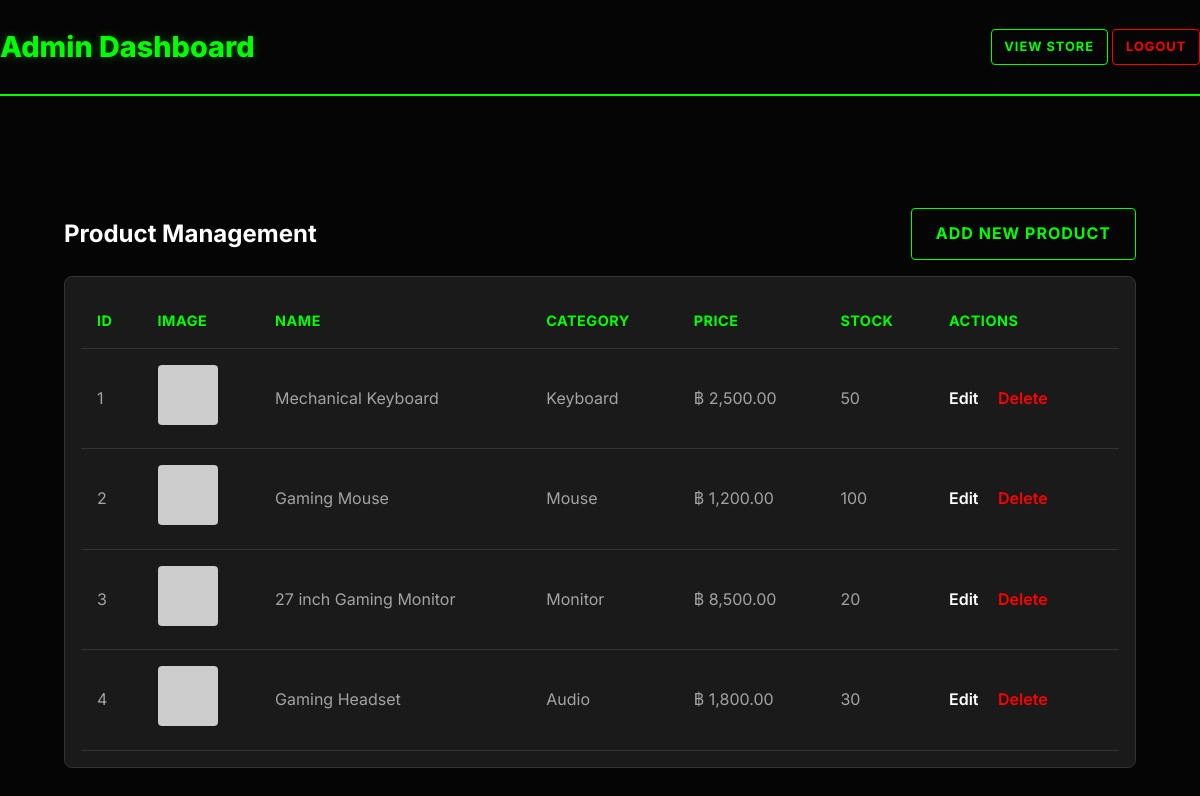
Page /admin_dashboard.php (signed in) on the committed database.
### tables this page shows
CREATE TABLE IF NOT EXISTS products (
    id INT AUTO_INCREMENT PRIMARY KEY,
    name VARCHAR(255) NOT NULL,
    category VARCHAR(100) NOT NULL,
    price DECIMAL(10, 2) NOT NULL,
    stock INT NOT NULL DEFAULT 0,
    image_url VARCHAR(255),
    created_at TIMESTAMP DEFAULT CURRENT_TIMESTAMP
);

### admin_dashboard.php (the view, shortened to what this page needs)
<?php
require_once 'db.php';
try {
    $stmt = $pdo->query("SELECT * FROM products ORDER BY created_at DESC");
    $products = $stmt->fetchAll();
} catch (PDOException $e) {
    die("Error fetching products: " . $e->getMessage());
}
?>
<!DOCTYPE html>
<html lang="en">
<head>
    <link rel="stylesheet" href="style.css">
    <link rel="stylesheet" href="style.css">
</head>
<body>
    <header>
        <div class="logo">
            <h1>Admin Dashboard</h1>
        </div>
        <nav>
            <a href="index.php" class="btn btn-sm">View Store</a>
            <a href="logout.php" class="btn btn-danger btn-sm">Logout</a>
        </nav>
    </header>
    <div class="container">
        <div class="container">
            <div class="flex-between mb-4">
                <h2>Product Management</h2>
                <a href="add_product.php" class="btn">Add New Product</a>
            </div>
            <div class="table-container">
                <table>
                    <thead>
                        <tr>
                            <th>ID</th>
                            <th>Image</th>
                            <th>Name</th>
                            <th>Category</th>
                            <th>Price</th>
                            <th>Stock</th>
                            <th>Actions</th>
                        </tr>
                    </thead>
                    <tbody>
                        <?php if (count($products) > 0): ?>
                            <?php foreach ($products as $product): ?>
                                <tr>
                                    <td>
                                        <?php echo $product['id']; ?>
                                    </td>
                                    <td>
                                        <?php if ($product['image_url']): ?>
                                            <img src="<?php echo htmlspecialchars($product['image_url']); ?>" alt="Product"
                                                class="product-thumb">
                                        <?php else: ?>
                                            <span>No Img</span>
                                        <?php endif; ?>
                                    </td>
                                    <td>
                                        <?php echo htmlspecialchars($product['name']); ?>
                                    </td>
                                    <td>
                                        <?php echo htmlspecialchars($product['category']); ?>
                                    </td>
                                    <td>฿
                                        <?php echo number_format($product['price'], 2); ?>
                                    </td>
                                    <td>
                                        <?php echo $product['stock']; ?>
                                    </td>
                                    <td class="action-links">
                                        <a href="edit_product.php?id=<?php echo $product['id']; ?>" class="edit-link">Edit</a>
                                        <a href="delete_product.php?id=<?php echo $product['id']; ?>" class="delete-link"
                                            onclick="return confirm('Are you sure you want to delete this product?');">Delete</a>
                                    </td>
                                </tr>
                            <?php endforeach; ?>
                        <?php else: ?>
                            <tr>
                                <td colspan="7" class="text-center">No products found.</td>
                            </tr>
                        <?php endif; ?>
                    </tbody>
                </table>
            </div>
        </div>
</body>
</html>

### style.css (style rules this page uses)
:root { --bg-primary: #050505; --bg-secondary: #121212; --text-primary: #ffffff; --text-secondary: #a3a3a3; --accent-primary: #00ff00; --accent-secondary: #cc0000; --accent-hover: #33ff33; --danger: #ff0000; --success: #00ff00; --card-bg: #1a1a1a; --border-color: #333333; --input-bg: #262626; }
* { box-sizing: border-box; margin: 0; padding: 0; }
body { font-family: 'Inter', system-ui, -apple-system, sans-serif; background-color: var(--bg-primary); color: var(--text-primary); line-height: 1.6; min-height: 100vh; }
.container { max-width: 1200px; margin: 0 auto; padding: 2rem; }
header { display: flex; justify-content: space-between; align-items: center; padding: 1.5rem 0; border-bottom: 2px solid var(--accent-primary); margin-bottom: 3rem; background: var(--bg-primary); }
.logo h1 { font-size: 1.8rem; font-weight: 800; color: var(--accent-primary); text-shadow: 0 0 10px rgba(0, 255, 0, 0.3); margin: 0; }
.btn { display: inline-flex; align-items: center; justify-content: center; gap: 0.5rem; padding: 0.75rem 1.5rem; border-radius: 4px; font-weight: 700; text-decoration: none; transition: all 0.3s ease; border: 1px solid var(--accent-primary); cursor: pointer; background: transparent; color: var(--accent-primary); text-transform: uppercase; letter-spacing: 1px; }
.btn-sm { padding: 0.4rem 0.8rem; font-size: 0.8rem; }
.btn-danger { border-color: var(--danger); color: var(--danger); }
.table-container { overflow-x: auto; background-color: var(--card-bg); border-radius: 8px; padding: 1rem; border: 1px solid var(--border-color); }
table { width: 100%; border-collapse: collapse; color: var(--text-secondary); }
th, td { text-align: left; padding: 1rem; border-bottom: 1px solid var(--border-color); }
th { color: var(--accent-primary); font-weight: 700; text-transform: uppercase; font-size: 0.9rem; letter-spacing: 0.5px; }
.action-links a { margin-right: 15px; text-decoration: none; font-weight: 600; transition: color 0.2s; }
.edit-link { color: var(--text-primary); }
.delete-link { color: var(--danger); }
.product-thumb { width: 60px; height: 60px; object-fit: cover; border-radius: 4px; background: var(--bg-primary); }
.mb-4 { margin-bottom: 1rem; }
.flex-between { display: flex; justify-content: space-between; align-items: center; }

### rows in the picture
products: id "1", name "Mechanical Keyboard", category "Keyboard", price "2,500.00", stock "50"
products: id "2", name "Gaming Mouse", category "Mouse", price "1,200.00", stock "100"
products: id "3", name "27 inch Gaming Monitor", category "Monitor", price "8,500.00", stock "20"
products: id "4", name "Gaming Headset", category "Audio", price "1,800.00", stock "30"
